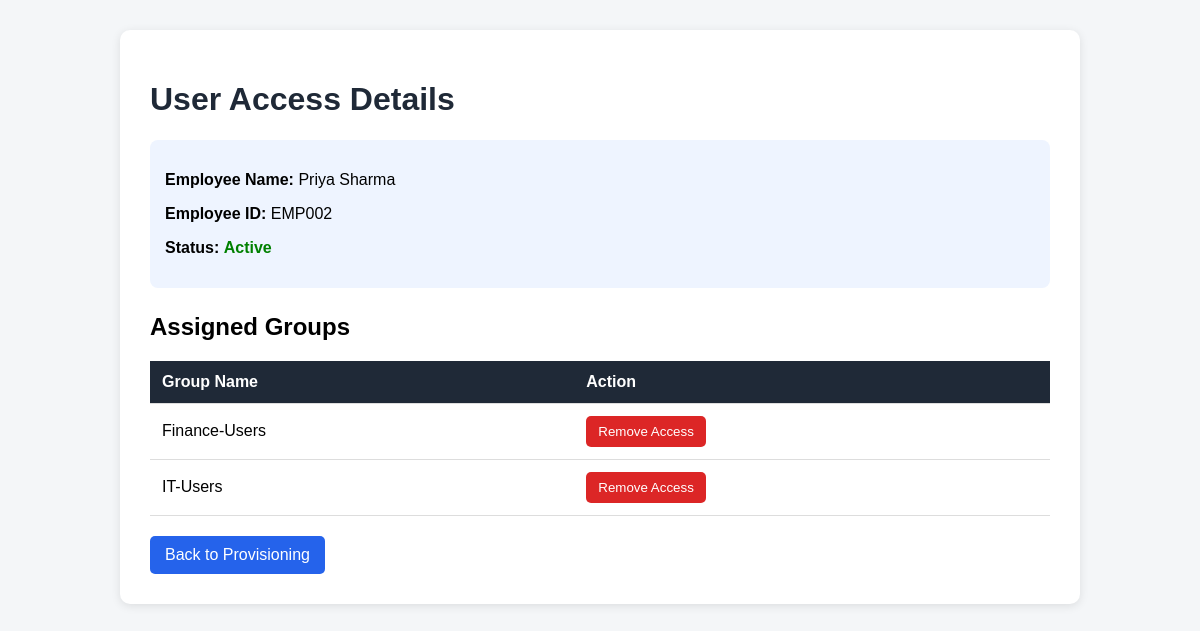
/user/EMP002/access, run on the app's committed database.
### tables this page shows
CREATE TABLE users (
            id INTEGER PRIMARY KEY AUTOINCREMENT,
            employee_id TEXT UNIQUE NOT NULL,
            employee_name TEXT NOT NULL,
            status TEXT NOT NULL
        );

CREATE TABLE user_groups (
            id INTEGER PRIMARY KEY AUTOINCREMENT,
            employee_id TEXT NOT NULL,
            group_name TEXT NOT NULL
        , assigned_at TIMESTAMP);

### app.py (the view)
@app.route(
    "/user/<employee_id>/access"
)
def user_access(employee_id):
    connection = get_db_connection()
    user = connection.execute("""
        SELECT *
        FROM users
        WHERE employee_id = ?
    """, (
        employee_id,
    )).fetchone()
    if user is None:
        connection.close()
        return "User not found.", 404
    assignments = connection.execute("""
        SELECT
            id,
            employee_id,
            group_name,
            assigned_at
        FROM user_groups
        WHERE employee_id = ?
        ORDER BY group_name
    """, (
        employee_id,
    )).fetchall()
    access_count = connection.execute("""
        SELECT COUNT(*)
        FROM user_groups
        WHERE employee_id = ?
    """, (
        employee_id,
    )).fetchone()[0]
    connection.close()
    return render_template(
        "user_access.html",
        user=user,
        assignments=assignments,
        access_count=access_count
    )

### app.py (called while the page is built)
def get_db_connection():
    connection = sqlite3.connect(DATABASE)
    connection.row_factory = sqlite3.Row
    return connection

### templates/user_access.html (shortened to what this page needs)
<!DOCTYPE html>
<html>
<head>
</head>
<body>
<div class="container">
    <h1>User Access Details</h1>
    <div class="user-info">
        <p>
            <strong>Employee Name:</strong>
            {{ user["employee_name"] }}
        </p>
        <p>
            <strong>Employee ID:</strong>
            {{ user["employee_id"] }}
        </p>
        <p>
            <strong>Status:</strong>
            <span class="status active">
                {{ user["status"] }}
            </span>
        </p>
    </div>
    <h2>Assigned Groups</h2>
    {% if assignments %}
    <table>
        <thead>
            <tr>
                <th>Group Name</th>
                <th>Action</th>
            </tr>
        </thead>
        <tbody>
        {% for assignment in assignments %}
            <tr>
                <td>
                    {{ assignment["group_name"] }}
                </td>
                <td>
                    <form
                        method="POST"
                        action="{{ url_for('remove_access', employee_id=user['employee_id']) }}"
                        onsubmit="return confirm('Remove this access?');"
                    >
                        <button
                            type="submit"
                            class="remove-btn"
                        >
                            Remove Access
                        </button>
                    </form>
                </td>
            </tr>
        {% endfor %}
        </tbody>
    </table>
    {% else %}
        <div class="no-access">
            This user currently has no group access assigned.
        </div>
    {% endif %}
    <a
        href="{{ url_for('provision_user') }}"
        class="back-btn"
    >
        Back to Provisioning
    </a>
</div>
</body>
</html>

### templates/user_access.html (style rules this page uses)
body { font-family: Arial, sans-serif; background: #f4f6f8; margin: 0; padding: 30px; }
.container { max-width: 900px; margin: auto; background: white; padding: 30px; border-radius: 10px; box-shadow: 0 2px 10px rgba(0,0,0,0.1); }
h1 { color: #1f2937; }
.user-info { background: #eef4ff; padding: 15px; border-radius: 8px; margin-bottom: 25px; }
table { width: 100%; border-collapse: collapse; margin-top: 15px; }
th, td { padding: 12px; border-bottom: 1px solid #ddd; text-align: left; }
th { background: #1f2937; color: white; }
.status { font-weight: bold; }
.active { color: green; }
.remove-btn { background: #dc2626; color: white; border: none; padding: 8px 12px; border-radius: 5px; cursor: pointer; }
.back-btn { display: inline-block; margin-top: 20px; padding: 10px 15px; background: #2563eb; color: white; text-decoration: none; border-radius: 5px; }

### data on the page
users: employee_name "Priya Sharma", employee_id "EMP002", status "Active"
user_groups: group_name "Finance-Users"
user_groups: group_name "IT-Users"
